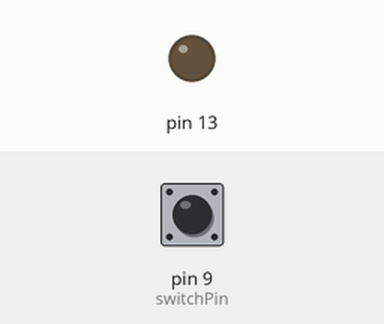
This sketch was run on a simulated Arduino Uno, built with avr-gcc and run on an emulated ATmega328P. Parts: output pins drawn as LEDs (lit = HIGH). The inputs (shaded band) are chosen by the test bench; at power-on: pin 9 (switchPin) LOW. What the sketch prints to the serial monitor is not drawn.

Above: at 1.2 s.
1.3 s: pin 9 (switchPin) pulled HIGH for 0.15 s
At 1.38 s:
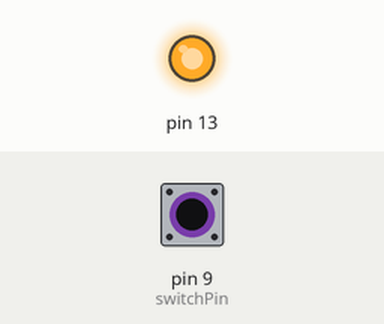
2.9 s: pin 9 (switchPin) pulled HIGH for 3.2 s
At 6.5 s:
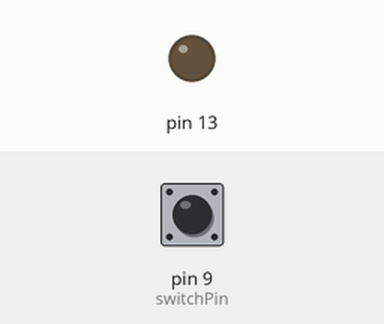
Timing chart, 0 to 8.0 s (numbered marks = the images above; inputs shaded):
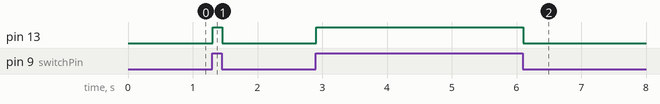

The sketch:

switch_test.ino
```cpp
int switchPin = 9;
int swich = 0;

void setup() {
  pinMode(switchPin, INPUT);
Serial.begin(9600);
pinMode(13, OUTPUT);
}

void loop() {
  swich = digitalRead(switchPin);
Serial.println(swich);
if(swich == HIGH)
digitalWrite(13, HIGH);
else
digitalWrite(13,LOW);

}
```

Measured:
- after the input at 1.3 s, pin 13: LOW → HIGH at once, → LOW 0.15 s later
- after the input at 2.9 s, pin 13: LOW → HIGH at once, → LOW 3.2 s later
